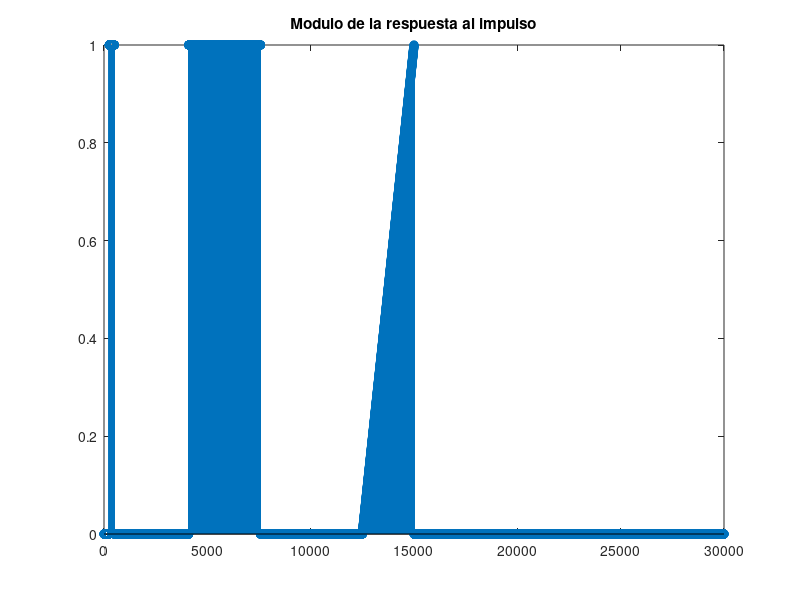
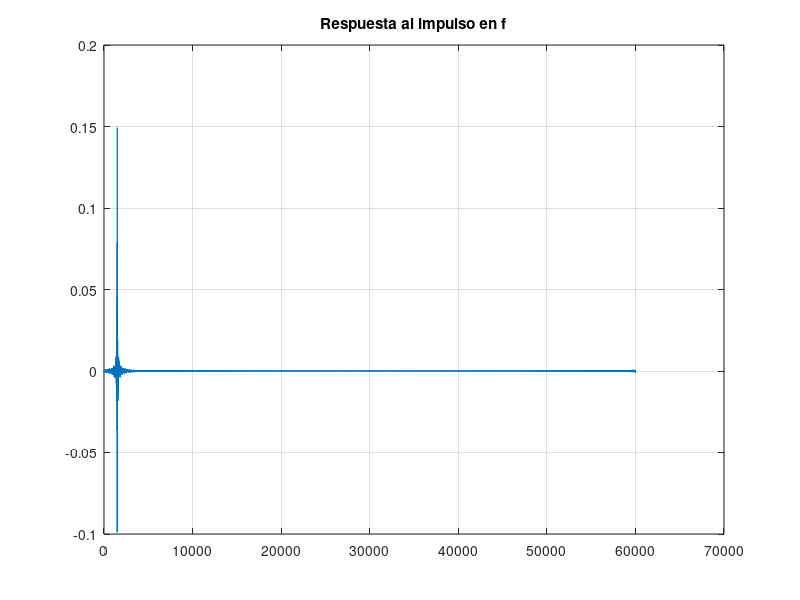
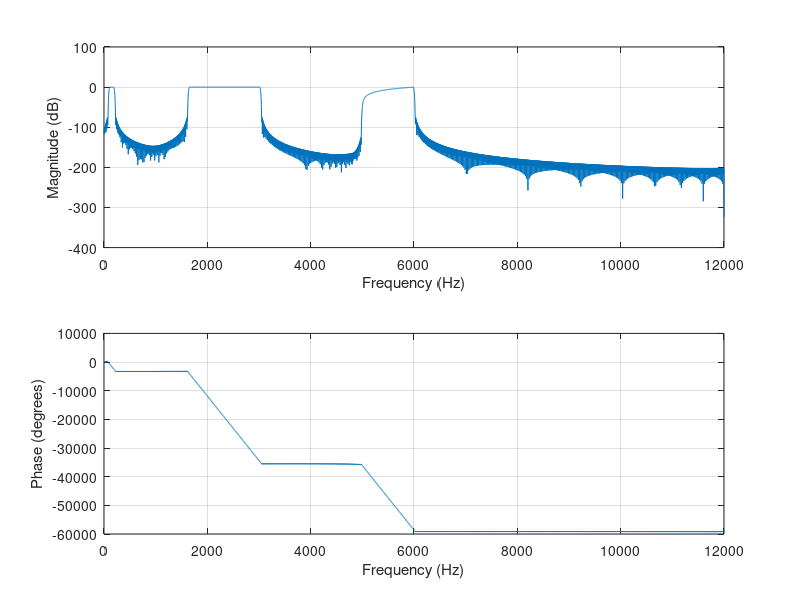
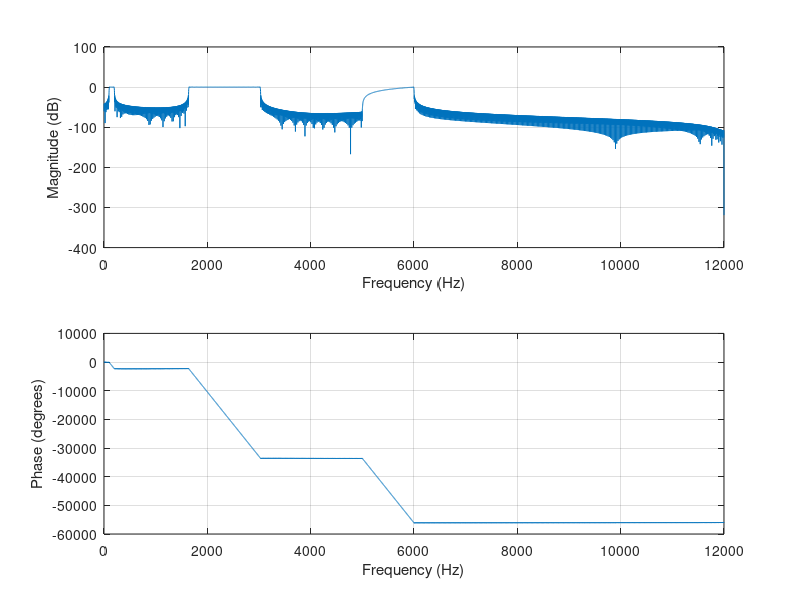

The MATLAB script that drew these images, in order:
#Ejercicio 2 - FILTROS
clc;
clear all;
clf;
pkg load signal;
#La idea es hacer un filtro multi banda que deje pasar una x cantidad de frecuencias
#Aca vamos a asumir que la fm es 4*fmax a filtrar
fm=4*6000;

#Datos del muestreo
N = 3000;
M = 10*N;

##MODULO
M_fourier=2*M+1;
df=fm/M_fourier; #ancho de las bandas a sacar
muestras=zeros(1,M+1);

#Y aqui vamos a ir buscando las frecuencias correspondientes a las distintas bandas
#------100-200------
nr_inf=fix(100/df)+1; #Muestra en donde esta 100hz
nr_sup=fix(200/df)+1; #Muestra en donde esta 200hz
muestras(nr_inf:nr_sup)=1;

#------1640-3028------
nr_inf=fix(1640/df)+1; #Muestra en donde esta 1640hz
nr_sup=fix(3028/df)+1; #Muestra en donde esta 3028hz
muestras(nr_inf:nr_sup)=1;


#------5000-6000------
nr_inf=fix(5000/df)+1; #Muestra en donde esta 5000hz
nr_sup=fix(6000/df)+1; #Muestra en donde esta 6000hz
muestras(nr_inf:nr_sup)=linspace(0,1,length(nr_inf:nr_sup));
stem(0:M,muestras);

title('Modulo de la respuesta al impulso');

retardo=(N-1)/2;
fase=exp(-j*2*pi*retardo*([0:M]/M_fourier));

R=muestras.*fase;

R=[R conj(R(end:-1:2))];

h=real(ifft(R));
figure;
plot(h)
title('Respuesta al impulso en f');
grid on;


#VENTANA de blackman :
hf=h(1:N).*blackman(N).';
figure;
stem(hf)
title('Respuesta en frecuencia y fase');
freqz(hf,1,1000,fm);

#VENTANA CUADRADA :
hf=h(1:N).*boxcar(N).';
figure;
stem(hf)
title('Respuesta en frecuencia y fase');
freqz(hf,1,1000,fm);
